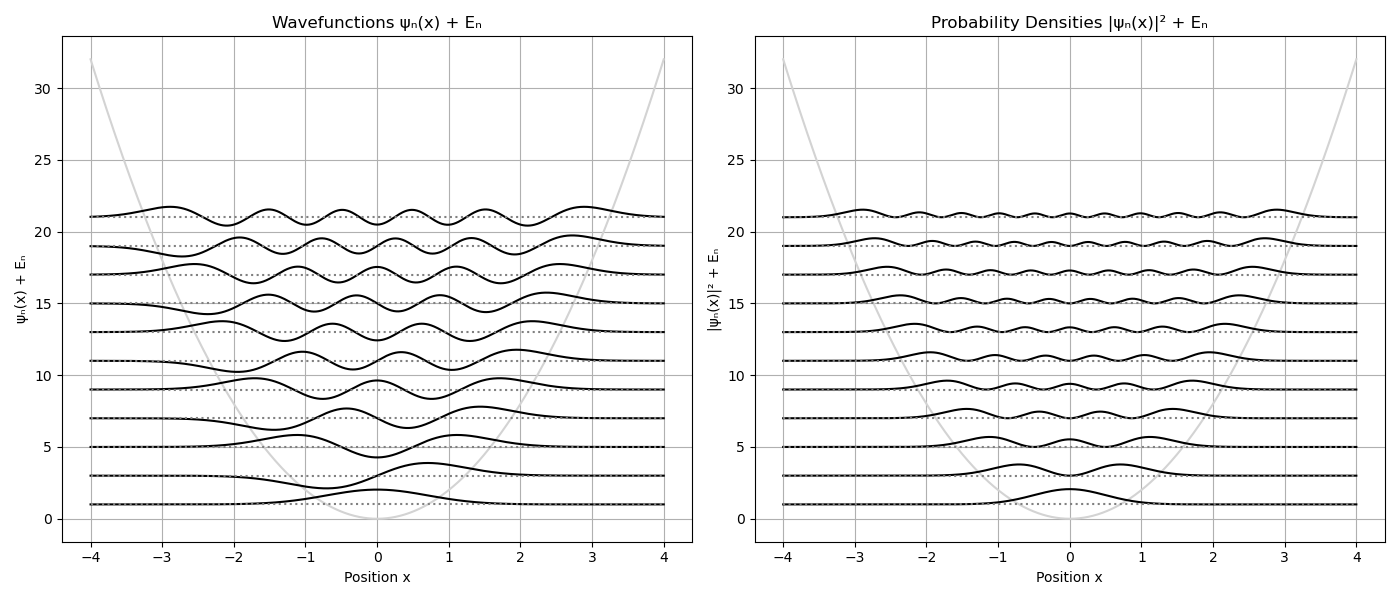

Write Python code to recreate this figure.
import numpy as np
import matplotlib.pyplot as plt
from scipy.special import hermite, factorial

# Parameters
n_max = 10
x = np.linspace(-4, 4, 1000)
m = 1.0
omega = 2.0
hbar = 1.0

# Constants
alpha = np.sqrt(m * omega / hbar)

# Potential: V(x) = (1/2) m ω² x²
V = 0.5 * m * omega**2 * x**2

# Wavefunction ψₙ(x)
def psi(n, x):
    Hn = hermite(n)(alpha * x)
    norm = 1.0 / np.sqrt((2**n) * factorial(n)) * (alpha / np.pi**0.25)**0.5
    return norm * Hn * np.exp(-0.5 * (alpha * x)**2)

# Energy: Eₙ = ℏω(n + 1/2)
def energy(n):
    return hbar * omega * (n + 0.5)

# Set up plots
fig, (ax1, ax2) = plt.subplots(1, 2, figsize=(14, 6))

# Plot the parabolic potential on both plots
ax1.plot(x, V, color='lightgray', label='V(x) = ½ mω²x²')
ax2.plot(x, V, color='lightgray', label='V(x) = ½ mω²x²')

for n in range(n_max + 1):
    E_n = energy(n)
    psi_n = psi(n, x)
    density_n = psi_n**2

    # Plot wavefunction and density offset by energy level
    ax1.plot(x, psi_n + E_n, color='k', label=f'n={n}')
    ax1.hlines(E_n, x[0], x[-1], colors='gray', linestyles='dotted')

    ax2.plot(x, density_n + E_n, color='k', label=f'n={n}')
    ax2.hlines(E_n, x[0], x[-1], colors='gray', linestyles='dotted')

# Formatting
for ax, title, ylabel in zip(
        [ax1, ax2],
        ["Wavefunctions ψₙ(x) + Eₙ", "Probability Densities |ψₙ(x)|² + Eₙ"],
        ["ψₙ(x) + Eₙ", "|ψₙ(x)|² + Eₙ"]
    ):
    ax.set_xlabel("Position x")
    ax.set_ylabel(ylabel)
    ax.set_title(title)
    ax.grid(True)
    #ax.legend(loc='upper right')

plt.tight_layout()
plt.show()
